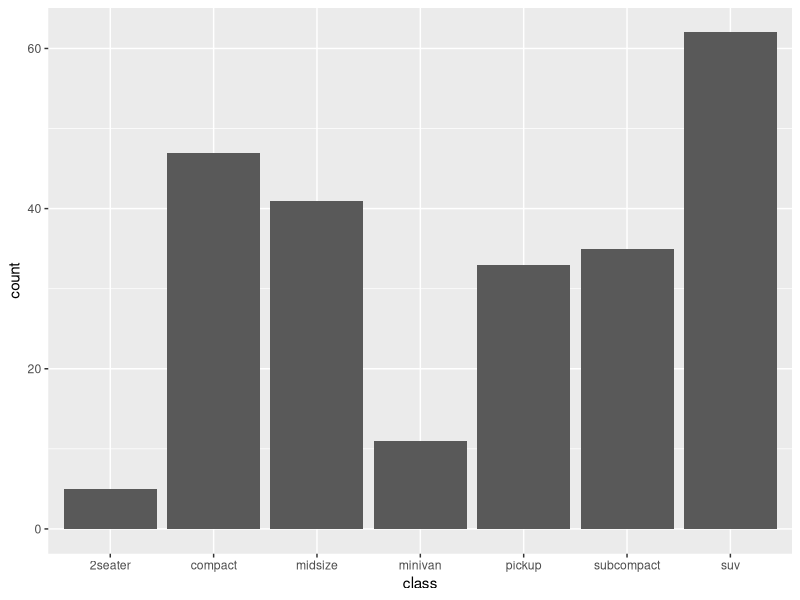
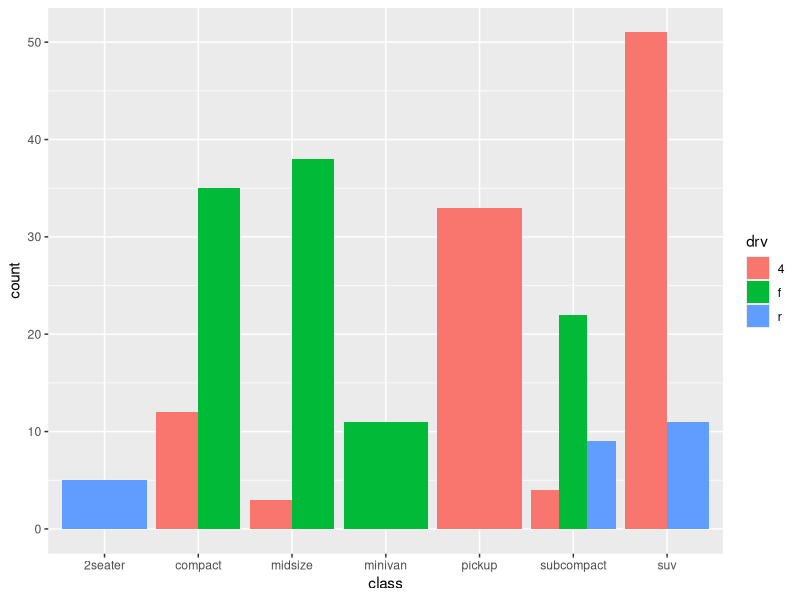

Generate these figures, in order, with R:
## ---- chunk 1
library(ggplot2)

# Basic bar chart showing count of vehicle classes
p1 <- ggplot(mpg, aes(x = class)) +
geom_bar()
print(p1)


## ---- chunk 2
library(ggplot2)

# Bar chart grouped by drive type
p2 <- ggplot(mpg, aes(x = class, fill = drv)) +
geom_bar(position = "dodge")

print(p2)

